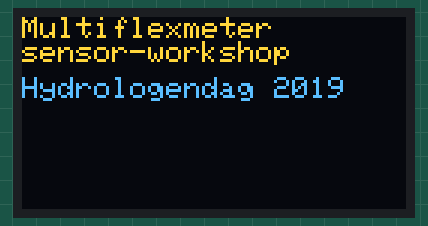
A sketch run on a simulated Arduino Uno, built with avr-gcc and run on an emulated ATmega328P. Shown: 128×64 one-colour display. The OLED is the two-colour kind (top 16 rows yellow).

Above: at 0.1 s.

The sketch:

Hydrologendag_OLED_demo.ino
```cpp
// Hydrologendag_OLED_demo

#include <SPI.h>
#include <Wire.h>
#include <Adafruit_GFX.h>
#include <Adafruit_SSD1306.h>

#define OLED_RESET 4
Adafruit_SSD1306 display(OLED_RESET);

void setup() {
  display.begin(SSD1306_SWITCHCAPVCC);
}

void loop() {
  display.setTextSize(1);
  display.setTextColor(WHITE);
  display.clearDisplay();
  display.setTextSize(1); //set the font size
  display.setCursor(0,0); //set the cursor coordinates
  display.print("Multiflexmeter");
  display.setCursor(0,8); //set the cursor coordinates
  display.print("sensor-workshop");
  display.setTextSize(1); //set the font size
  display.setCursor(0,20); //set the cursor coordinates
  display.print("Hydrologendag 2019");
  display.display();
}
```
